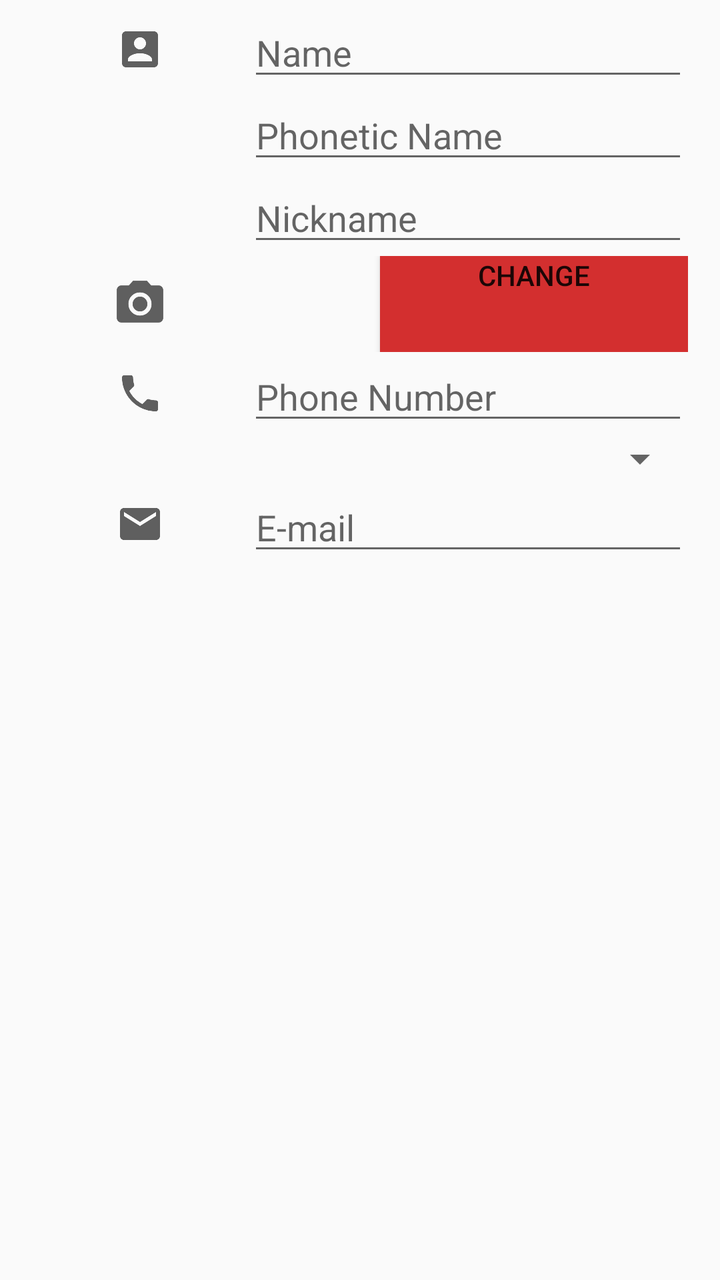
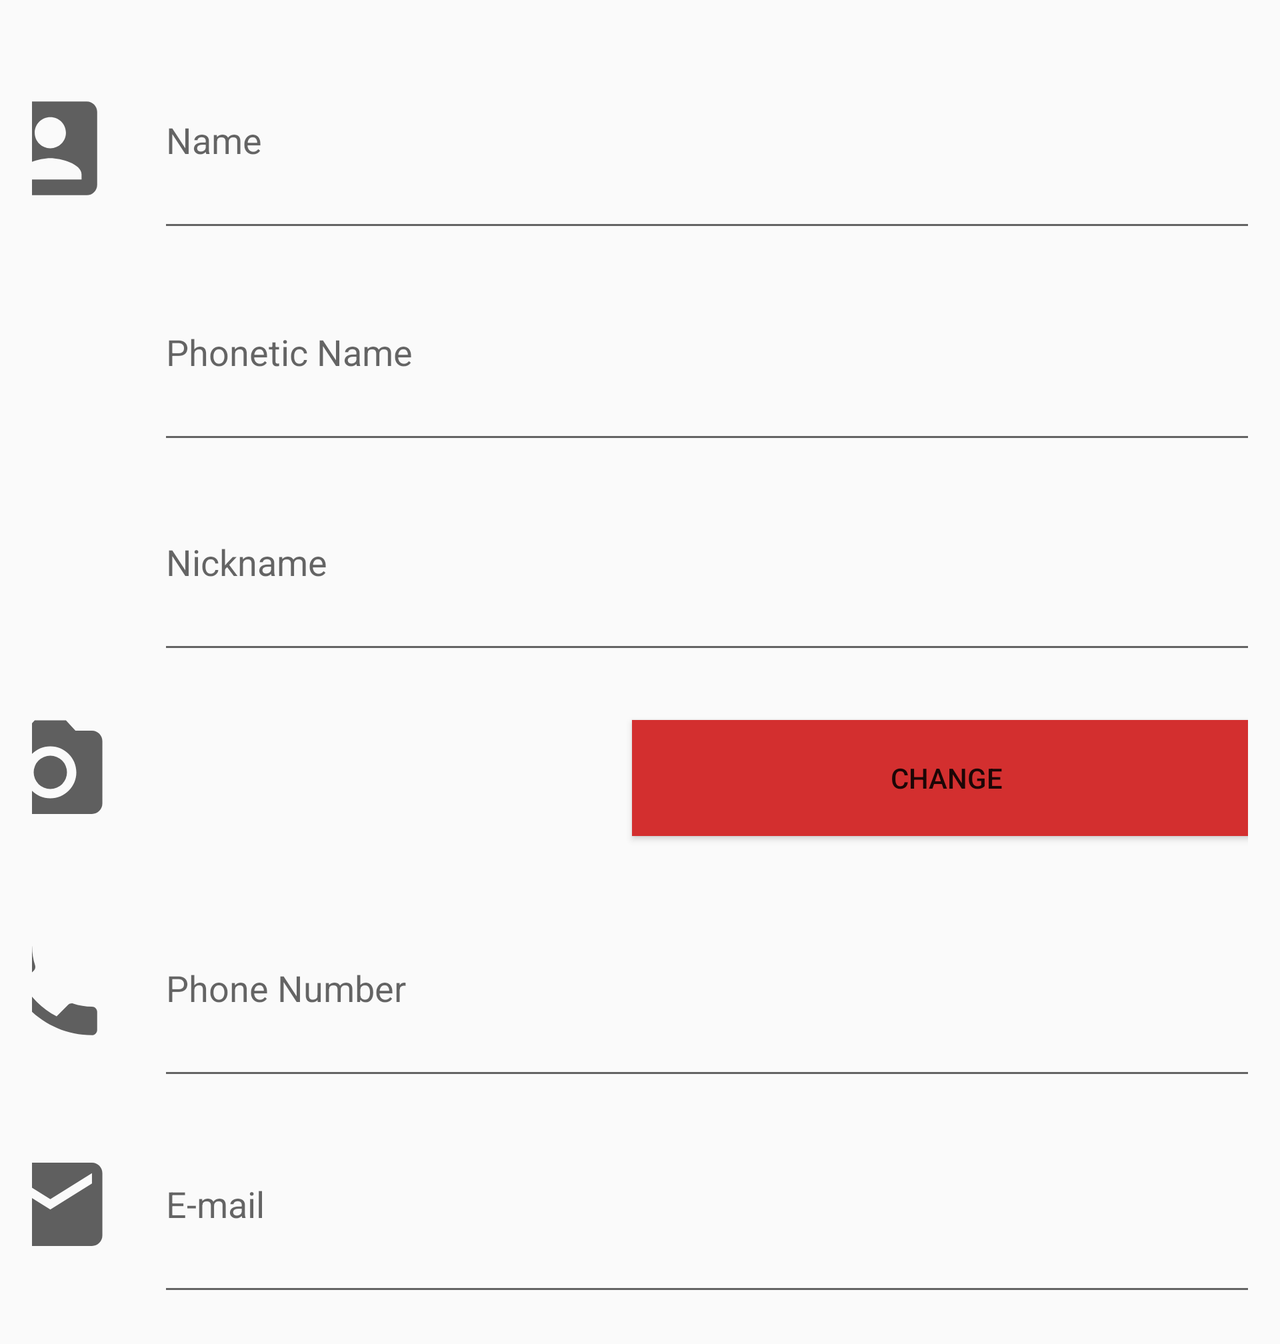

An Android layout and its configuration variant, each rendered on a device that would load it. The default file and the variant file are quoted in full after the pictures.
<!-- AndroidManifest.xml: application theme Theme.PlayJuegos -->
<!-- res/layout/newplayer.xml -->
<?xml version="1.0" encoding="utf-8"?>
<TableLayout xmlns:android="http://schemas.android.com/apk/res/android"
    xmlns:app="http://schemas.android.com/apk/res-auto"
    xmlns:tools="http://schemas.android.com/tools"
    android:layout_width="match_parent"
    android:layout_height="match_parent"
    android:stretchColumns="1,2"
    android:layout_marginStart="16dp"
    android:layout_marginEnd="16dp"
    android:layout_marginTop="4dp"
    android:shrinkColumns="0,1"
    tools:context=".NewPlayer">

    <TableRow
        android:layout_width="match_parent"
        android:layout_height="match_parent">

        <ImageView
            android:id="@+id/imagePerson"
            android:layout_width="wrap_content"
            android:layout_height="match_parent"
            android:contentDescription="@string/person"
            app:srcCompat="@drawable/ic_person_foreground" />

        <EditText
            android:id="@+id/personName"
            android:layout_width="wrap_content"
            android:layout_height="wrap_content"
            android:layout_column="1"
            android:layout_span="2"
            android:ems="10"
            android:hint="@string/name"
            android:inputType="textPersonName"
            tools:ignore="TouchTargetSizeCheck,TextContrastCheck,TextContrastCheck,TextContrastCheck,TextContrastCheck,TextContrastCheck,TextContrastCheck,TextContrastCheck,TextContrastCheck,TextContrastCheck,TextContrastCheck,TextContrastCheck,TextContrastCheck"
            android:autofillHints="" />
    </TableRow>

    <TableRow
        android:layout_width="match_parent"
        android:layout_height="match_parent">

        <EditText
            android:id="@+id/phoneticName"
            android:layout_width="wrap_content"
            android:layout_height="wrap_content"
            android:layout_column="1"
            android:layout_span="2"
            android:autofillHints=""
            android:ems="10"
            android:hint="@string/phonetic_name"
            android:inputType="textPersonName"
            tools:ignore="TextContrastCheck,TextContrastCheck,TextContrastCheck,TextFields,TouchTargetSizeCheck" />
    </TableRow>

    <TableRow
        android:layout_width="match_parent"
        android:layout_height="match_parent">

        <EditText
            android:id="@+id/personNickname"
            android:layout_width="wrap_content"
            android:layout_height="wrap_content"
            android:layout_column="1"
            android:layout_span="2"
            android:ems="10"
            android:hint="@string/nickname"
            android:inputType="textPersonName"
            tools:ignore="TouchTargetSizeCheck"
            android:autofillHints="" />
    </TableRow>

    <TableRow
        android:layout_width="match_parent"
        android:layout_height="match_parent">

        <ImageView
            android:id="@+id/imageCamera"
            android:layout_width="wrap_content"
            android:layout_height="48dp"
            app:srcCompat="@drawable/ic_camera_foreground"
            android:contentDescription="@string/camera" />

        <ImageView
            android:id="@+id/imageProfilePhoto"
            android:layout_width="match_parent"
            android:layout_height="wrap_content"
            android:layout_gravity="start"
            android:contentDescription="@string/profile"
            app:srcCompat="@mipmap/ic_launcher"
            tools:ignore="ImageContrastCheck" />

        <Button
            android:id="@+id/btnPhotoChange"
            android:layout_width="wrap_content"
            android:layout_height="wrap_content"
            android:gravity="center_horizontal"
            style="@style/Myestilo"
            android:text="@string/change" />
    </TableRow>

    <TableRow
        android:layout_width="match_parent"
        android:layout_height="match_parent">

        <ImageView
            android:id="@+id/imagePhone"
            android:layout_width="wrap_content"
            android:layout_height="match_parent"
            app:srcCompat="@drawable/ic_phone_foreground"
            android:contentDescription="@string/phone_number" />

        <EditText
            android:id="@+id/phoneNumber"
            android:layout_width="wrap_content"
            android:layout_height="wrap_content"
            android:layout_column="1"
            android:layout_span="2"
            android:ems="10"
            android:hint="@string/phone_number"
            android:inputType="number"
            tools:ignore="TextFields,TouchTargetSizeCheck"
            android:autofillHints="" />

    </TableRow>

    <TableRow
        android:layout_width="match_parent"
        android:layout_height="match_parent">

        <Spinner
            android:id="@+id/spinner"
            android:layout_column="0"
            android:layout_width="match_parent"
            android:layout_height="wrap_content"
            android:layout_span="3"
            tools:ignore="TouchTargetSizeCheck,SpeakableTextPresentCheck" />
    </TableRow>

    <TableRow
        android:layout_width="match_parent"
        android:layout_height="match_parent">

        <ImageView
            android:id="@+id/imageMail"
            android:layout_width="wrap_content"
            android:layout_height="match_parent"
            app:srcCompat="@drawable/ic_email_foreground"
            android:contentDescription="@string/e_mail" />

        <EditText
            android:id="@+id/eMailAdress"
            android:layout_column="1"
            android:layout_width="wrap_content"
            android:layout_height="wrap_content"
            android:layout_span="2"
            android:ems="10"
            android:hint="@string/e_mail"
            android:inputType="textEmailAddress"
            tools:ignore="TouchTargetSizeCheck"
            android:autofillHints="" />

    </TableRow>

</TableLayout>
<!-- resources referenced by this layout -->
<resources>
  <!-- drawable ic_email_foreground (drawable) -->
  <vector xmlns:android="http://schemas.android.com/apk/res/android"
      android:width="108dp"
      android:height="108dp"
      android:viewportWidth="108"
      android:viewportHeight="108"
      android:tint="#5F5F5F">
    <group android:scaleX="2.61"
        android:scaleY="2.61"
        android:translateX="22.68"
        android:translateY="22.68">
      <path
          android:fillColor="@android:color/white"
          android:pathData="M20,4L4,4c-1.1,0 -1.99,0.9 -1.99,2L2,18c0,1.1 0.9,2 2,2h16c1.1,0 2,-0.9 2,-2L22,6c0,-1.1 -0.9,-2 -2,-2zM20,8l-8,5 -8,-5L4,6l8,5 8,-5v2z"/>
    </group>
  </vector>
  <!-- drawable ic_person_foreground (drawable) -->
  <vector xmlns:android="http://schemas.android.com/apk/res/android"
      android:width="108dp"
      android:height="108dp"
      android:viewportWidth="108"
      android:viewportHeight="108"
      android:tint="#5F5F5F">
    <group android:scaleX="2.61"
        android:scaleY="2.61"
        android:translateX="22.68"
        android:translateY="22.68">
      <path
          android:fillColor="@android:color/white"
          android:pathData="M3,5v14c0,1.1 0.89,2 2,2h14c1.1,0 2,-0.9 2,-2L21,5c0,-1.1 -0.9,-2 -2,-2L5,3c-1.11,0 -2,0.9 -2,2zM15,9c0,1.66 -1.34,3 -3,3s-3,-1.34 -3,-3 1.34,-3 3,-3 3,1.34 3,3zM6,17c0,-2 4,-3.1 6,-3.1s6,1.1 6,3.1v1L6,18v-1z"/>
    </group>
  </vector>
  <!-- drawable ic_phone_foreground (drawable) -->
  <vector xmlns:android="http://schemas.android.com/apk/res/android"
      android:width="108dp"
      android:height="108dp"
      android:viewportWidth="108"
      android:viewportHeight="108"
      android:tint="#5F5F5F">
    <group android:scaleX="2.61"
        android:scaleY="2.61"
        android:translateX="22.68"
        android:translateY="22.68">
      <path
          android:fillColor="@android:color/white"
          android:pathData="M6.62,10.79c1.44,2.83 3.76,5.14 6.59,6.59l2.2,-2.2c0.27,-0.27 0.67,-0.36 1.02,-0.24 1.12,0.37 2.33,0.57 3.57,0.57 0.55,0 1,0.45 1,1V20c0,0.55 -0.45,1 -1,1 -9.39,0 -17,-7.61 -17,-17 0,-0.55 0.45,-1 1,-1h3.5c0.55,0 1,0.45 1,1 0,1.25 0.2,2.45 0.57,3.57 0.11,0.35 0.03,0.74 -0.25,1.02l-2.2,2.2z"/>
    </group>
  </vector>
  <string name="camera">camera</string>
  <string name="change">change</string>
  <string name="e_mail">E-mail</string>
  <string name="name">Name</string>
  <string name="nickname">Nickname</string>
  <string name="person">person</string>
  <string name="phone_number">Phone Number</string>
  <string name="phonetic_name">Phonetic Name</string>
  <string name="profile">profile</string>
  <style name="Myestilo">
          <item name="android:background">@color/red_700</item>
          <item name="backgroundTint">@color/red_800</item>
      </style>
  <style name="Theme.PlayJuegos" parent="Theme.AppCompat.DayNight.NoActionBar">
          
          <item name="colorPrimary">@color/red_800</item>
          <item name="colorPrimaryVariant">@color/red_900</item>
          <item name="colorOnPrimary">@color/white</item>
          
          <item name="colorSecondary">@color/red_800</item>
          <item name="colorSecondaryVariant">@color/red_900</item>
          <item name="colorOnSecondary">@color/black</item>
          
          <item name="android:statusBarColor" tools:targetApi="l">?attr/colorPrimaryVariant</item>
          
      </style>
  <color name="red_700">#d50000</color>
  <color name="red_800">#d32f2f</color>
  <color name="red_900">#b71c1c</color>
  <color name="white">#FFFFFFFF</color>
  <color name="black">#FF000000</color>
</resources>
<!-- res/layout-land/newplayer.xml (the repository's variant of the layout above) -->
<!-- drawn on the phone turned sideways -->
<?xml version="1.0" encoding="utf-8"?>
<ScrollView xmlns:android="http://schemas.android.com/apk/res/android"
    xmlns:app="http://schemas.android.com/apk/res-auto"
    xmlns:tools="http://schemas.android.com/tools"
    android:layout_width="match_parent"
    android:layout_height="match_parent"
    android:layout_margin="16dp"
    tools:ignore="SpeakableTextPresentCheck">

    <androidx.constraintlayout.widget.ConstraintLayout
        android:layout_width="match_parent"
        android:layout_height="wrap_content"
        android:theme="@style/NewPlayer">

        <ImageView
            android:id="@+id/imageView"
            android:layout_width="wrap_content"
            android:layout_height="wrap_content"
            android:layout_marginTop="4dp"
            app:layout_constraintEnd_toStartOf="@+id/editTextTextPersonName"
            app:layout_constraintStart_toStartOf="parent"
            app:layout_constraintTop_toTopOf="@+id/editTextTextPersonName"
            app:srcCompat="@drawable/ic_person_foreground"
            android:contentDescription="@string/todo"
            tools:ignore="ContentDescription" />

        <EditText
            android:id="@+id/editTextTextPersonName"
            android:layout_width="590dp"
            android:layout_height="105dp"
            android:layout_marginBottom="1dp"
            android:ems="10"
            android:hint="@string/name"
            android:importantForAutofill="no"
            android:inputType="textPersonName"
            app:layout_constraintBottom_toTopOf="@+id/editTextTextPersonName2"
            app:layout_constraintEnd_toEndOf="parent"
            app:layout_constraintStart_toEndOf="@+id/imageView"
            tools:ignore="TextContrastCheck" />

        <EditText
            android:id="@+id/editTextTextPersonName2"
            android:layout_width="590dp"
            android:layout_height="105dp"
            android:ems="10"
            android:hint="@string/phonetic_name"
            android:importantForAutofill="no"
            android:inputType="textPersonName"
            app:layout_constraintBottom_toTopOf="@+id/editTextTextPersonName3"
            app:layout_constraintEnd_toEndOf="@+id/editTextTextPersonName"
            app:layout_constraintHorizontal_bias="0.496"
            app:layout_constraintStart_toEndOf="@+id/imageView"
            app:layout_constraintStart_toStartOf="@+id/editTextTextPersonName"
            tools:ignore="TextContrastCheck" />

        <EditText
            android:id="@+id/editTextTextPersonName3"
            android:layout_width="590dp"
            android:layout_height="105dp"
            android:ems="10"
            android:hint="@string/nickname"
            android:importantForAutofill="no"
            android:inputType="textPersonName"
            app:layout_constraintBottom_toTopOf="@+id/imageView2"
            app:layout_constraintEnd_toEndOf="@+id/editTextTextPersonName2"
            app:layout_constraintStart_toStartOf="@+id/editTextTextPersonName2" />

        <ImageView
            android:id="@+id/imageView2"
            android:layout_width="wrap_content"
            android:layout_height="wrap_content"
            app:layout_constraintBottom_toTopOf="@+id/imageView4"
            app:layout_constraintEnd_toStartOf="@+id/imageView3"
            app:layout_constraintHorizontal_bias="1.0"
            app:layout_constraintStart_toStartOf="@+id/imageView4"
            app:srcCompat="@drawable/ic_camera_foreground"
            android:contentDescription="@string/todo" />

        <ImageView
            android:id="@+id/imageView3"
            android:layout_width="229dp"
            android:layout_height="102dp"
            android:contentDescription="@string/todo"
            app:layout_constraintBottom_toBottomOf="@+id/imageView2"
            app:layout_constraintStart_toStartOf="@+id/editTextTextPersonName3"
            app:srcCompat="@mipmap/ic_launcher"
            tools:ignore="ImageContrastCheck" />

        <Button
            android:id="@+id/button"
            style="@style/Myestilo"
            android:layout_width="315dp"
            android:layout_height="58dp"
            android:layout_marginTop="28dp"
            android:layout_marginEnd="38dp"
            android:text="@string/change"
            app:layout_constraintEnd_toEndOf="@+id/editTextTextPersonName3"
            app:layout_constraintTop_toBottomOf="@+id/editTextTextPersonName3"
            tools:ignore="TextContrastCheck,TextContrastCheck" />

        <ImageView
            android:id="@+id/imageView4"
            android:layout_width="wrap_content"
            android:layout_height="wrap_content"
            android:layout_marginBottom="108dp"
            app:layout_constraintBottom_toBottomOf="parent"
            app:layout_constraintEnd_toStartOf="@+id/imageView3"
            app:srcCompat="@drawable/ic_phone_foreground"
            android:contentDescription="@string/todo" />

        <EditText
            android:id="@+id/editTextNumber"
            android:layout_width="590dp"
            android:layout_height="105dp"
            android:layout_marginBottom="3dp"
            android:ems="10"
            android:hint="@string/phone_number"
            android:inputType="number"
            app:layout_constraintBottom_toTopOf="@+id/editTextTextEmailAddress"
            app:layout_constraintStart_toEndOf="@+id/imageView4"
            app:layout_constraintTop_toBottomOf="@+id/imageView3"
            tools:ignore="SpeakableTextPresentCheck"
            android:importantForAutofill="no" />

        <ImageView
            android:id="@+id/imageView5"
            android:layout_width="wrap_content"
            android:layout_height="wrap_content"
            app:layout_constraintStart_toStartOf="@+id/imageView4"
            app:layout_constraintTop_toBottomOf="@+id/imageView4"
            app:srcCompat="@drawable/ic_email_foreground"
            android:contentDescription="@string/todo" />

        <EditText
            android:id="@+id/editTextTextEmailAddress"
            android:layout_width="590dp"
            android:layout_height="105dp"
            android:ems="10"
            android:hint="@string/e_mail"
            android:inputType="textEmailAddress"
            app:layout_constraintStart_toEndOf="@+id/imageView5"
            app:layout_constraintTop_toBottomOf="@+id/imageView4"
            tools:ignore="SpeakableTextPresentCheck"
            android:importantForAutofill="no" />
    </androidx.constraintlayout.widget.ConstraintLayout>
</ScrollView>
<!-- resources referenced by the variant -->
<!-- as the phone turned sideways resolves them -->
<resources>
  <!-- drawable ic_email_foreground (drawable) -->
  <vector xmlns:android="http://schemas.android.com/apk/res/android"
      android:width="108dp"
      android:height="108dp"
      android:viewportWidth="108"
      android:viewportHeight="108"
      android:tint="#5F5F5F">
    <group android:scaleX="2.61"
        android:scaleY="2.61"
        android:translateX="22.68"
        android:translateY="22.68">
      <path
          android:fillColor="@android:color/white"
          android:pathData="M20,4L4,4c-1.1,0 -1.99,0.9 -1.99,2L2,18c0,1.1 0.9,2 2,2h16c1.1,0 2,-0.9 2,-2L22,6c0,-1.1 -0.9,-2 -2,-2zM20,8l-8,5 -8,-5L4,6l8,5 8,-5v2z"/>
    </group>
  </vector>
  <!-- drawable ic_person_foreground (drawable) -->
  <vector xmlns:android="http://schemas.android.com/apk/res/android"
      android:width="108dp"
      android:height="108dp"
      android:viewportWidth="108"
      android:viewportHeight="108"
      android:tint="#5F5F5F">
    <group android:scaleX="2.61"
        android:scaleY="2.61"
        android:translateX="22.68"
        android:translateY="22.68">
      <path
          android:fillColor="@android:color/white"
          android:pathData="M3,5v14c0,1.1 0.89,2 2,2h14c1.1,0 2,-0.9 2,-2L21,5c0,-1.1 -0.9,-2 -2,-2L5,3c-1.11,0 -2,0.9 -2,2zM15,9c0,1.66 -1.34,3 -3,3s-3,-1.34 -3,-3 1.34,-3 3,-3 3,1.34 3,3zM6,17c0,-2 4,-3.1 6,-3.1s6,1.1 6,3.1v1L6,18v-1z"/>
    </group>
  </vector>
  <!-- drawable ic_phone_foreground (drawable) -->
  <vector xmlns:android="http://schemas.android.com/apk/res/android"
      android:width="108dp"
      android:height="108dp"
      android:viewportWidth="108"
      android:viewportHeight="108"
      android:tint="#5F5F5F">
    <group android:scaleX="2.61"
        android:scaleY="2.61"
        android:translateX="22.68"
        android:translateY="22.68">
      <path
          android:fillColor="@android:color/white"
          android:pathData="M6.62,10.79c1.44,2.83 3.76,5.14 6.59,6.59l2.2,-2.2c0.27,-0.27 0.67,-0.36 1.02,-0.24 1.12,0.37 2.33,0.57 3.57,0.57 0.55,0 1,0.45 1,1V20c0,0.55 -0.45,1 -1,1 -9.39,0 -17,-7.61 -17,-17 0,-0.55 0.45,-1 1,-1h3.5c0.55,0 1,0.45 1,1 0,1.25 0.2,2.45 0.57,3.57 0.11,0.35 0.03,0.74 -0.25,1.02l-2.2,2.2z"/>
    </group>
  </vector>
  <string name="change">change</string>
  <string name="e_mail">E-mail</string>
  <string name="name">Name</string>
  <string name="nickname">Nickname</string>
  <string name="phone_number">Phone Number</string>
  <string name="phonetic_name">Phonetic Name</string>
  <string name="todo">TODO</string>
  <style name="Myestilo">
          <item name="android:background">@color/red_700</item>
          <item name="backgroundTint">@color/red_800</item>
      </style>
  <style name="NewPlayer" parent="Theme.AppCompat.DayNight.DarkActionBar">
          <item name="colorPrimary">@color/red_800</item>
          <item name="colorPrimaryVariant">@color/red_900</item>
          <item name="colorOnPrimary">@color/white</item>
          
          <item name="android:statusBarColor" tools:targetApi="l">?attr/colorPrimaryVariant</item>
      </style>
  <style name="Theme.PlayJuegos" parent="Theme.AppCompat.DayNight.NoActionBar">
          
          <item name="colorPrimary">@color/red_800</item>
          <item name="colorPrimaryVariant">@color/red_900</item>
          <item name="colorOnPrimary">@color/white</item>
          
          <item name="colorSecondary">@color/red_800</item>
          <item name="colorSecondaryVariant">@color/red_900</item>
          <item name="colorOnSecondary">@color/black</item>
          
          <item name="android:statusBarColor" tools:targetApi="l">?attr/colorPrimaryVariant</item>
          
      </style>
  <color name="red_700">#d50000</color>
  <color name="red_800">#d32f2f</color>
  <color name="red_900">#b71c1c</color>
  <color name="white">#FFFFFFFF</color>
  <color name="black">#FF000000</color>
</resources>
